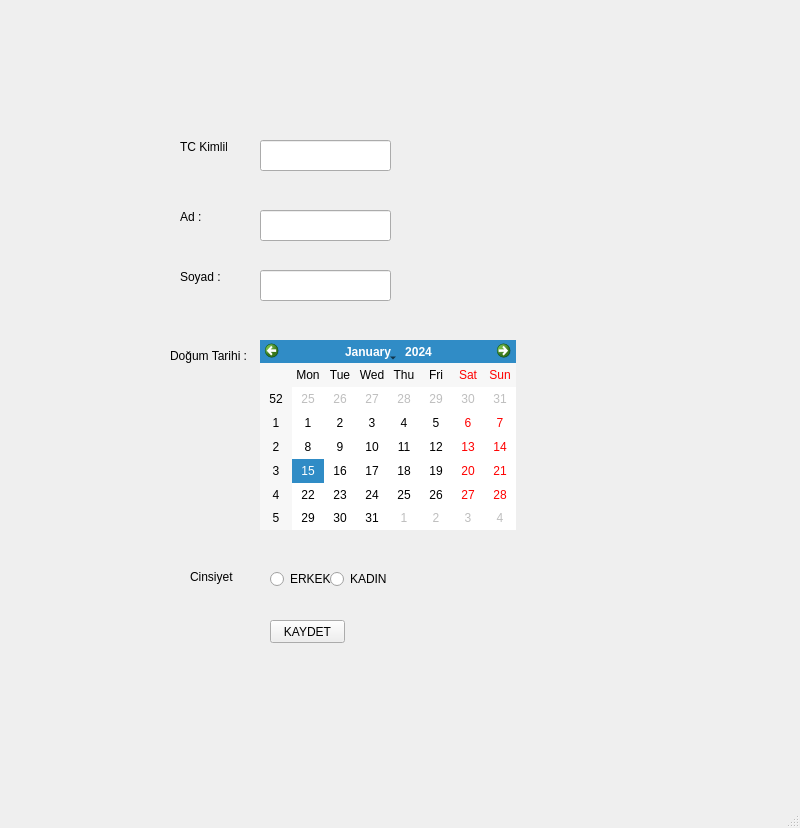
<?xml version="1.0" encoding="UTF-8"?>
<ui version="4.0">
 <class>setWindowTitle</class>
 <widget class="QMainWindow" name="setWindowTitle">
  <property name="geometry">
   <rect>
    <x>0</x>
    <y>0</y>
    <width>800</width>
    <height>828</height>
   </rect>
  </property>
  <property name="windowTitle">
   <string>MainWindow</string>
  </property>
  <widget class="QWidget" name="centralwidget">
   <widget class="QPushButton" name="kaydet_button">
    <property name="geometry">
     <rect>
      <x>270</x>
      <y>620</y>
      <width>75</width>
      <height>23</height>
     </rect>
    </property>
    <property name="text">
     <string>KAYDET</string>
    </property>
   </widget>
   <widget class="QLineEdit" name="tckimlik_input">
    <property name="geometry">
     <rect>
      <x>260</x>
      <y>140</y>
      <width>131</width>
      <height>31</height>
     </rect>
    </property>
   </widget>
   <widget class="QLineEdit" name="ad_input">
    <property name="geometry">
     <rect>
      <x>260</x>
      <y>210</y>
      <width>131</width>
      <height>31</height>
     </rect>
    </property>
   </widget>
   <widget class="QLineEdit" name="soyad_input">
    <property name="geometry">
     <rect>
      <x>260</x>
      <y>270</y>
      <width>131</width>
      <height>31</height>
     </rect>
    </property>
   </widget>
   <widget class="QCalendarWidget" name="dogum_calendar">
    <property name="geometry">
     <rect>
      <x>260</x>
      <y>340</y>
      <width>256</width>
      <height>190</height>
     </rect>
    </property>
   </widget>
   <widget class="QRadioButton" name="erkek_radio">
    <property name="geometry">
     <rect>
      <x>270</x>
      <y>570</y>
      <width>74</width>
      <height>18</height>
     </rect>
    </property>
    <property name="text">
     <string>ERKEK</string>
    </property>
   </widget>
   <widget class="QRadioButton" name="kadin_radio">
    <property name="geometry">
     <rect>
      <x>330</x>
      <y>570</y>
      <width>74</width>
      <height>18</height>
     </rect>
    </property>
    <property name="text">
     <string>KADIN</string>
    </property>
   </widget>
   <widget class="QLabel" name="cinsiyet_label">
    <property name="geometry">
     <rect>
      <x>190</x>
      <y>570</y>
      <width>47</width>
      <height>14</height>
     </rect>
    </property>
    <property name="text">
     <string>Cinsiyet</string>
    </property>
   </widget>
   <widget class="QLabel" name="tckimlik_label">
    <property name="geometry">
     <rect>
      <x>180</x>
      <y>140</y>
      <width>47</width>
      <height>14</height>
     </rect>
    </property>
    <property name="text">
     <string>TC Kimlik</string>
    </property>
   </widget>
   <widget class="QLabel" name="ad_label">
    <property name="geometry">
     <rect>
      <x>180</x>
      <y>210</y>
      <width>47</width>
      <height>14</height>
     </rect>
    </property>
    <property name="text">
     <string>Ad :</string>
    </property>
   </widget>
   <widget class="QLabel" name="soyad_label">
    <property name="geometry">
     <rect>
      <x>180</x>
      <y>270</y>
      <width>47</width>
      <height>14</height>
     </rect>
    </property>
    <property name="text">
     <string>Soyad :</string>
    </property>
   </widget>
   <widget class="QLabel" name="dogum_label">
    <property name="geometry">
     <rect>
      <x>170</x>
      <y>340</y>
      <width>91</width>
      <height>31</height>
     </rect>
    </property>
    <property name="text">
     <string>Doğum Tarihi :</string>
    </property>
   </widget>
   <widget class="QLabel" name="mesaj_label">
    <property name="geometry">
     <rect>
      <x>270</x>
      <y>670</y>
      <width>47</width>
      <height>14</height>
     </rect>
    </property>
    <property name="text">
     <string/>
    </property>
   </widget>
  </widget>
  <widget class="QMenuBar" name="menubar">
   <property name="geometry">
    <rect>
     <x>0</x>
     <y>0</y>
     <width>800</width>
     <height>22</height>
    </rect>
   </property>
  </widget>
  <widget class="QStatusBar" name="statusbar"/>
 </widget>
 <resources/>
 <connections/>
</ui>
